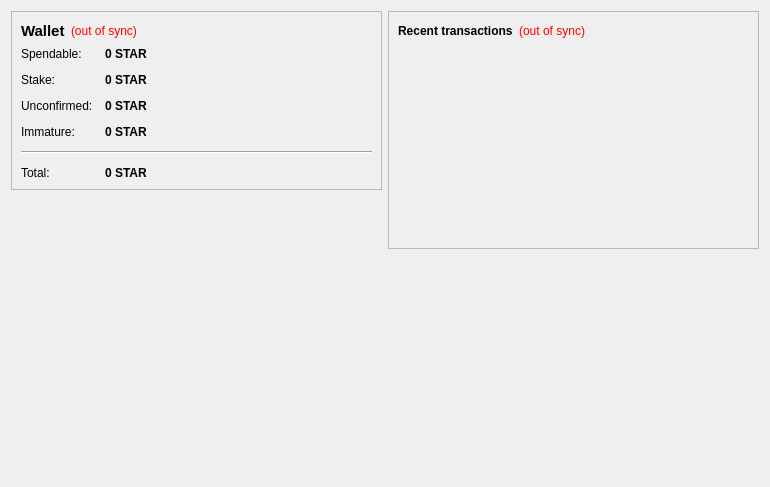
<?xml version="1.0" encoding="UTF-8"?>
<ui version="4.0">
 <class>OverviewPage</class>
 <widget class="QWidget" name="OverviewPage">
  <property name="geometry">
   <rect>
    <x>0</x>
    <y>0</y>
    <width>770</width>
    <height>487</height>
   </rect>
  </property>
  <property name="windowTitle">
   <string>Form</string>
  </property>
  <layout class="QHBoxLayout" name="horizontalLayout" stretch="1,1">
   <item>
    <layout class="QVBoxLayout" name="verticalLayout_2">
     <item>
      <widget class="QFrame" name="frame">
       <property name="frameShape">
        <enum>QFrame::StyledPanel</enum>
       </property>
       <property name="frameShadow">
        <enum>QFrame::Raised</enum>
       </property>
       <layout class="QVBoxLayout" name="verticalLayout_4">
        <item>
         <layout class="QHBoxLayout" name="horizontalLayout_4">
          <item>
           <widget class="QLabel" name="label_5">
            <property name="font">
             <font>
              <pointsize>11</pointsize>
              <weight>75</weight>
              <bold>true</bold>
             </font>
            </property>
            <property name="text">
             <string>Wallet</string>
            </property>
           </widget>
          </item>
          <item>
           <widget class="QLabel" name="labelWalletStatus">
            <property name="toolTip">
             <string>The displayed information may be out of date. Your wallet automatically synchronizes with the Fivestarcoin network after a connection is established, but this process has not completed yet.</string>
            </property>
            <property name="styleSheet">
             <string notr="true">QLabel { color: red; }</string>
            </property>
            <property name="text">
             <string notr="true">(out of sync)</string>
            </property>
            <property name="alignment">
             <set>Qt::AlignLeading|Qt::AlignLeft|Qt::AlignVCenter</set>
            </property>
           </widget>
          </item>
          <item>
           <spacer name="horizontalSpacer_2">
            <property name="orientation">
             <enum>Qt::Horizontal</enum>
            </property>
            <property name="sizeHint" stdset="0">
             <size>
              <width>40</width>
              <height>20</height>
             </size>
            </property>
           </spacer>
          </item>
         </layout>
        </item>
        <item>
         <layout class="QFormLayout" name="formLayout_2">
          <property name="fieldGrowthPolicy">
           <enum>QFormLayout::AllNonFixedFieldsGrow</enum>
          </property>
          <property name="horizontalSpacing">
           <number>12</number>
          </property>
          <property name="verticalSpacing">
           <number>12</number>
          </property>
          <item row="0" column="0">
           <widget class="QLabel" name="label">
            <property name="text">
             <string>Spendable:</string>
            </property>
           </widget>
          </item>
          <item row="0" column="1">
           <widget class="QLabel" name="labelBalance">
            <property name="font">
             <font>
              <weight>75</weight>
              <bold>true</bold>
             </font>
            </property>
            <property name="cursor">
             <cursorShape>IBeamCursor</cursorShape>
            </property>
            <property name="toolTip">
             <string>Your current spendable balance</string>
            </property>
            <property name="text">
             <string notr="true">0 STAR </string>
            </property>
            <property name="textInteractionFlags">
             <set>Qt::LinksAccessibleByMouse|Qt::TextSelectableByKeyboard|Qt::TextSelectableByMouse</set>
            </property>
           </widget>
          </item>
          <item row="1" column="0">
           <widget class="QLabel" name="label_6">
            <property name="text">
             <string>Stake:</string>
            </property>
           </widget>
          </item>
          <item row="1" column="1">
           <widget class="QLabel" name="labelStake">
            <property name="font">
             <font>
              <weight>75</weight>
              <bold>true</bold>
             </font>
            </property>
            <property name="cursor">
             <cursorShape>IBeamCursor</cursorShape>
            </property>
            <property name="toolTip">
             <string>Total of coins that was staked, and do not yet count toward the current balance</string>
            </property>
            <property name="text">
             <string notr="true">0 STAR </string>
            </property>
            <property name="textInteractionFlags">
             <set>Qt::LinksAccessibleByMouse|Qt::TextSelectableByKeyboard|Qt::TextSelectableByMouse</set>
            </property>
           </widget>
          </item>
          <item row="2" column="0">
           <widget class="QLabel" name="label_3">
            <property name="text">
             <string>Unconfirmed:</string>
            </property>
           </widget>
          </item>
          <item row="2" column="1">
           <widget class="QLabel" name="labelUnconfirmed">
            <property name="font">
             <font>
              <weight>75</weight>
              <bold>true</bold>
             </font>
            </property>
            <property name="cursor">
             <cursorShape>IBeamCursor</cursorShape>
            </property>
            <property name="toolTip">
             <string>Total of transactions that have yet to be confirmed, and do not yet count toward the current balance</string>
            </property>
            <property name="text">
             <string notr="true">0 STAR </string>
            </property>
            <property name="textInteractionFlags">
             <set>Qt::LinksAccessibleByMouse|Qt::TextSelectableByKeyboard|Qt::TextSelectableByMouse</set>
            </property>
           </widget>
          </item>
          <item row="3" column="0">
           <widget class="QLabel" name="labelImmatureText">
            <property name="text">
             <string>Immature:</string>
            </property>
           </widget>
          </item>
          <item row="3" column="1">
           <widget class="QLabel" name="labelImmature">
            <property name="font">
             <font>
              <weight>75</weight>
              <bold>true</bold>
             </font>
            </property>
            <property name="toolTip">
             <string>Mined balance that has not yet matured</string>
            </property>
            <property name="text">
             <string notr="true">0 STAR </string>
            </property>
            <property name="textInteractionFlags">
             <set>Qt::LinksAccessibleByMouse|Qt::TextSelectableByKeyboard|Qt::TextSelectableByMouse</set>
            </property>
           </widget>
          </item>
          <item row="4" column="0" colspan="2">
           <widget class="Line" name="line">
            <property name="orientation">
             <enum>Qt::Horizontal</enum>
            </property>
           </widget>
          </item>
          <item row="5" column="0">
           <widget class="QLabel" name="labelTotalText">
            <property name="text">
             <string>Total:</string>
            </property>
           </widget>
          </item>
          <item row="5" column="1">
           <widget class="QLabel" name="labelTotal">
            <property name="font">
             <font>
              <weight>75</weight>
              <bold>true</bold>
             </font>
            </property>
            <property name="cursor">
             <cursorShape>IBeamCursor</cursorShape>
            </property>
            <property name="toolTip">
             <string>Your current total balance</string>
            </property>
            <property name="text">
             <string notr="true">0 STAR </string>
            </property>
            <property name="textInteractionFlags">
             <set>Qt::LinksAccessibleByMouse|Qt::TextSelectableByKeyboard|Qt::TextSelectableByMouse</set>
            </property>
           </widget>
          </item>
         </layout>
        </item>
       </layout>
      </widget>
     </item>
     <item>
      <spacer name="verticalSpacer">
       <property name="orientation">
        <enum>Qt::Vertical</enum>
       </property>
       <property name="sizeHint" stdset="0">
        <size>
         <width>20</width>
         <height>40</height>
        </size>
       </property>
      </spacer>
     </item>
     <item>
      <widget class="QLabel" name="label_2">
       <property name="autoFillBackground">
        <bool>true</bool>
       </property>
       <property name="text">
        <string/>
       </property>
       <property name="pixmap">
        <pixmap resource="../bitcoin.qrc">:/icons/drmbg</pixmap>
       </property>
       <property name="scaledContents">
        <bool>false</bool>
       </property>
       <property name="margin">
        <number>0</number>
       </property>
      </widget>
     </item>
    </layout>
   </item>
   <item>
    <layout class="QVBoxLayout" name="verticalLayout_3">
     <item>
      <widget class="QFrame" name="frame_2">
       <property name="frameShape">
        <enum>QFrame::StyledPanel</enum>
       </property>
       <property name="frameShadow">
        <enum>QFrame::Raised</enum>
       </property>
       <layout class="QVBoxLayout" name="verticalLayout">
        <item>
         <layout class="QHBoxLayout" name="horizontalLayout_2">
          <item>
           <widget class="QLabel" name="label_4">
            <property name="text">
             <string>&lt;b&gt;Recent transactions&lt;/b&gt;</string>
            </property>
           </widget>
          </item>
          <item>
           <widget class="QLabel" name="labelTransactionsStatus">
            <property name="toolTip">
             <string>The displayed information may be out of date. Your wallet automatically synchronizes with the Fivestarcoin network after a connection is established, but this process has not completed yet.</string>
            </property>
            <property name="styleSheet">
             <string notr="true">QLabel { color: red; }</string>
            </property>
            <property name="text">
             <string notr="true">(out of sync)</string>
            </property>
            <property name="alignment">
             <set>Qt::AlignRight|Qt::AlignTrailing|Qt::AlignVCenter</set>
            </property>
           </widget>
          </item>
          <item>
           <spacer name="horizontalSpacer">
            <property name="orientation">
             <enum>Qt::Horizontal</enum>
            </property>
            <property name="sizeHint" stdset="0">
             <size>
              <width>40</width>
              <height>20</height>
             </size>
            </property>
           </spacer>
          </item>
         </layout>
        </item>
        <item>
         <widget class="QListView" name="listTransactions">
          <property name="styleSheet">
           <string notr="true">QListView { background: transparent; }</string>
          </property>
          <property name="frameShape">
           <enum>QFrame::NoFrame</enum>
          </property>
          <property name="verticalScrollBarPolicy">
           <enum>Qt::ScrollBarAlwaysOff</enum>
          </property>
          <property name="horizontalScrollBarPolicy">
           <enum>Qt::ScrollBarAlwaysOff</enum>
          </property>
          <property name="selectionMode">
           <enum>QAbstractItemView::NoSelection</enum>
          </property>
         </widget>
        </item>
       </layout>
      </widget>
     </item>
     <item>
      <spacer name="verticalSpacer_2">
       <property name="orientation">
        <enum>Qt::Vertical</enum>
       </property>
       <property name="sizeHint" stdset="0">
        <size>
         <width>20</width>
         <height>40</height>
        </size>
       </property>
      </spacer>
     </item>
    </layout>
   </item>
  </layout>
 </widget>
 <resources>
  <include location="../bitcoin.qrc"/>
 </resources>
 <connections/>
</ui>
